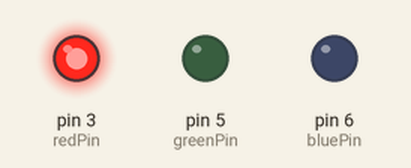
This sketch was run on a simulated Arduino Uno, built with avr-gcc and run on an emulated ATmega328P. On the bench: output pins drawn as LEDs (lit = HIGH).

Above: at 2.5 s.
At 6.0 s:
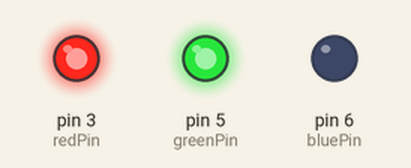
At 8.5 s:
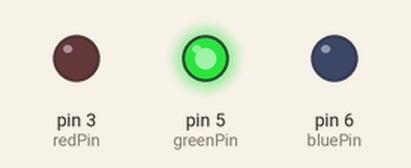
Timing chart, 0 to 13.0 s (numbered marks = the images above):
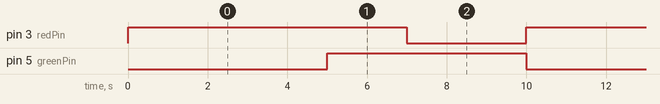

The sketch:

Creating_traffic_lights_using_Arduino.ino
```cpp
int redPin= 3;
int greenPin= 5;
int bluePin= 6;
void setup()
{
pinMode(redPin, OUTPUT);
pinMode(greenPin, OUTPUT);
pinMode(bluePin, OUTPUT);
}
void loop()
{
setColor(255, 0, 0); // Red Color
delay(5000);
setColor(255, 255, 0); // yellow Color
delay(2000);
setColor(0, 255, 0); // Green Color
delay(3000);
}
void setColor(int redValue, int greenValue, int blueValue)
{
analogWrite(redPin, redValue);
analogWrite(greenPin, greenValue);
analogWrite(bluePin, blueValue);
}
```

Measured:
- by itself, pin 3 (redPin): alternates HIGH for 7.0 s and LOW for 3.0 s
- by itself, pin 5 (greenPin): alternates HIGH for 5.0 s and LOW for 5.0 s
- by itself, everything shown: repeats every 10.0 s, in 3 steps
